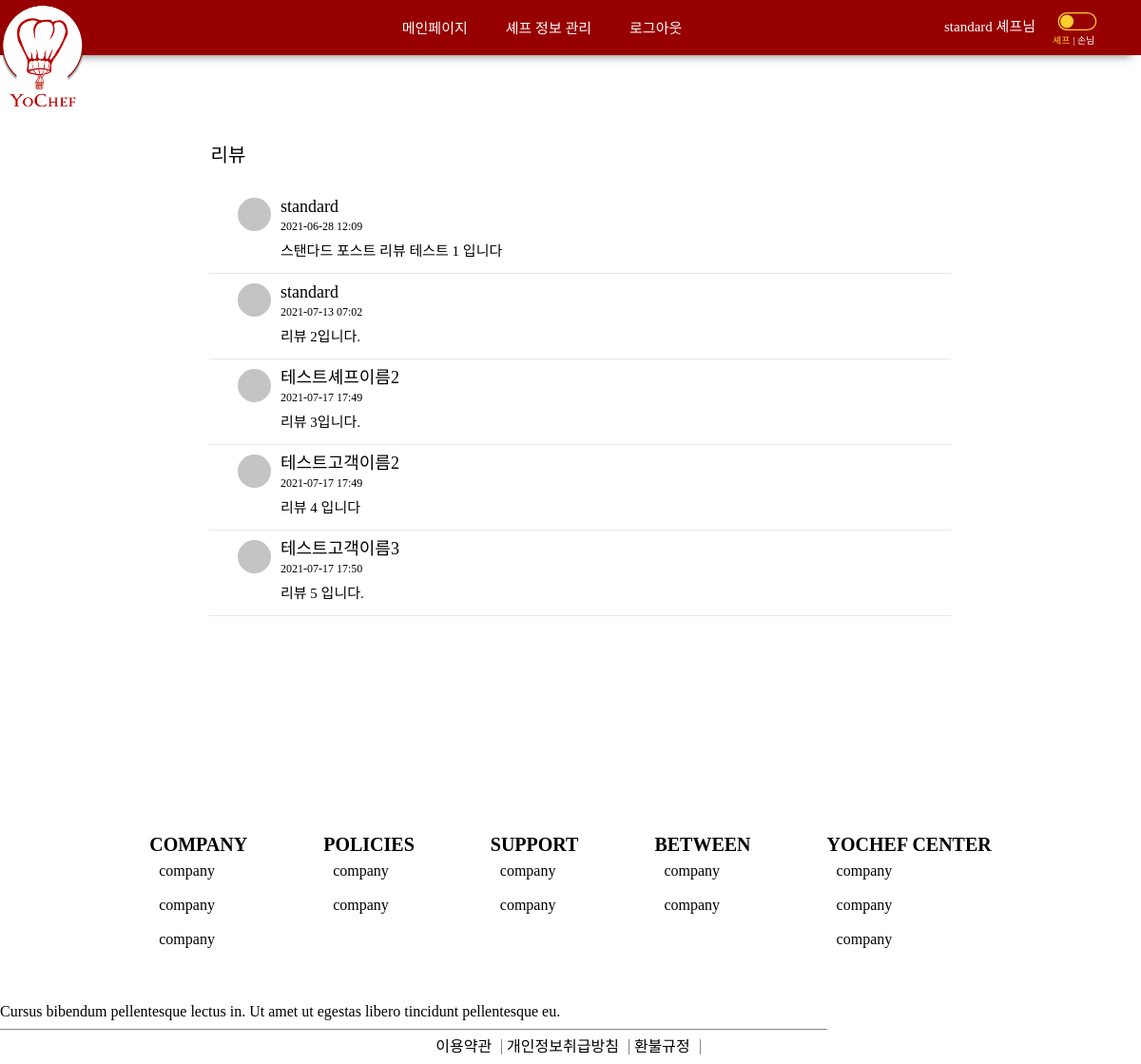
Page /reviewDetail/1 (signed in) on the earlier database version.
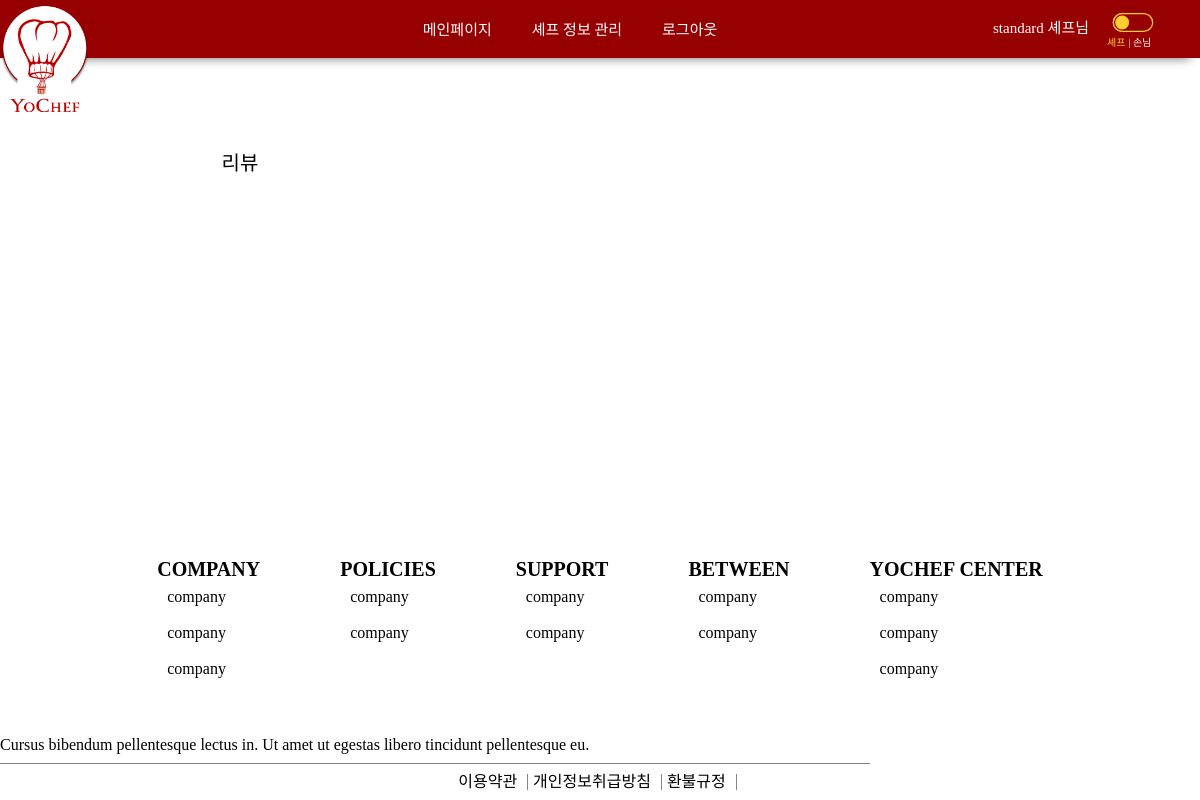
Same page on the later database version.
### customer/models.py (models this page shows, shortened)
class Customer(models.Model):
	user = models.OneToOneField(User, on_delete=models.CASCADE)
	name = models.CharField(max_length=50)
	email = models.EmailField(null=True)
	phoneNum = models.CharField(max_length=11)
	point = models.IntegerField(default=0)
	isChef = models.BooleanField(default=False)
	registerDate = models.DateTimeField(auto_now_add=True)
	currentVer = models.IntegerField(default=0) # 0 -> cus, 1 -> chef

class Review(models.Model):
	post = models.ForeignKey('chef.Post', on_delete=models.CASCADE)
	customer = models.ForeignKey(Customer, null=True, on_delete=models.SET_NULL)
	book = models.ForeignKey(Book, on_delete=models.CASCADE)
	pubdate = DateTimeField(auto_now=True)
	description = models.TextField(max_length=5000)

### public/views.py (the view)
# urls.py: path('reviewDetail/<int:post_id>', reviewDetail, name="reviewDetail"),
def reviewDetail(request, post_id):
    reviews = Review.objects.filter(post_id=post_id)
    return render(request, 'reviewDetail.html', {'reviews': reviews})

### public/templates/reviewDetail.html
{% extends 'base.html' %}
{% load static %}
{% block style %}
    <link rel="stylesheet" href="{% static 'css/detail.css' %}">
{% endblock %}
{% block content %}
    <main>
        <div class="mainContainer__review reviewDetail">
            <span>리뷰</span>
            <div class="mainBox__review reviewDetail">
                {% for review in reviews %}
                <div class="mainBox__review__detail" id="review{{review.id}}">
                    <img src="{{review.customer.profileImg}}" onerror="this.src=`{% static 'img/default.png' %}`">
                    <div class="userInfo__text">
                        <span>{{review.customer.name}}</span>
                        <span>{{review.pubdate|date:'Y-m-d H:i'}}</span>
                        <span>{{review.description}}</span>
                    </div>
                </div>
                {% endfor %}
            </div>
        </div>
    </main>
{% endblock %}

### yochef/templates/base.html (shortened to what this page needs)
<!DOCTYPE html>
<html lang="en">
{% load static %}
<head>
    {% load static %}
    <link rel="stylesheet" href="{% static 'css/base.css' %}" type="text/css">
    {% block style %}
    {% endblock %}
</head>
<body>
  <nav class="nav-container">
    <div class="nav__left-container">
      <a href="{% url 'main' %}"><img class="logo" src="{% static 'image/navlogo.png' %}" alt=""></a>
    </div>
    {% if user.is_authenticated %}
      {% if user.customer.isChef %}
        {% if user.customer.currentVer == 1 %}
        <ul class="nav__item-container nav--middle">
          <li class="nav__item"><a href="{% url 'main' %}">메인페이지</a></li>
          <li class="nav__item"><a href="{% url 'editChefProfile' %}">셰프 정보 관리</a></li>
          <li class="nav__item"><a href="{% url 'logout' %}">로그아웃</a></li>
        </ul>
        <div class="nav__item-wrapper nav--right">
          <li class="nav__item"><a href="{% url 'mypage' %}">{{user.customer.name}} 셰프님</a></li>
          <div class="button-wrapper">
            <a href="{% url 'changePageVer' %}"><img /></a>
            <div class="chef-button-describe">셰프</div>
          </div>
          </div>
        {% endif %}
      {% endif %}
    {% endif %}
  </nav>
  <div style="margin-bottom: 100px;" class="contents">
    {% block content %}
    {% endblock %}
  </div>
  <footer id="footer">
    <div class="footer-link-container">
      <ul class="footer-container">
        <li><span class="footer-top">COMPANY</span></li>
        <li class="footer-item">company</li>
        <li class="footer-item">company</li>
        <li class="footer-item">company</li>
      </ul>
      <ul class="footer-container">
        <li><span class="footer-top">POLICIES</span></li>
        <li class="footer-item">company</li>
        <li class="footer-item">company</li>
      </ul>
      <ul class="footer-container">
        <li><span class="footer-top">SUPPORT</span></li>
        <li class="footer-item">company</li>
        <li class="footer-item">company</li>
      </ul>
      <ul class="footer-container">
        <li><span class="footer-top">BETWEEN</span></li>
        <li class="footer-item">company</li>
        <li class="footer-item">company</li>
      </ul>
      <ul class="footer-container">
        <li><span class="footer-top">YOCHEF CENTER</span></li>
        <li class="footer-item">company</li>
        <li class="footer-item">company</li>
        <li class="footer-item">company</li>
      </ul>
    </div>
    <div id="footer-bottom">
      <div class="footer-copyright-part">
        Cursus bibendum pellentesque lectus in. Ut amet ut egestas libero tincidunt pellentesque eu.
      </div>
      <div class="footer-bottom-container">
        <ul class="footer-bottom-link-item-container">
          <li class="footer-bottom-link-item"><a href="">이용약관</a></li>
          <li class="footer-bottom-link-item"><a href="">개인정보취급방침</a></li>
          <li class="footer-bottom-link-item"><a href="">환불규정</a></li>
        </ul>
      </div>
    </div>
  </footer>
</body>
</html>

### yochef/static/css/base.css (style rules this page uses)
html, body, div, span, applet, object, iframe, h1, h2, h3, h4, h5, h6, p, blockquote, pre, a, abbr, acronym, address, big, cite, code, del, dfn, em, img, ins, kbd, q, s, samp, small, strike, strong, sub, sup, tt, var, b, u, i, center, dl, dt, dd, ol, ul, li, fieldset, form, label, legend, table, caption, tbody, tfoot, thead, tr, th, td, article, aside, canvas, details, embed, figure, figcaption, footer, header, hgroup, menu, nav, output, ruby, section, summary, time, mark, audio, video { margin: 0; padding: 0; border: 0; font-size: 100%; font: inherit; vertical-align: baseline; }
article, aside, details, figcaption, figure, footer, header, hgroup, menu, nav, section { display: block; }
body { line-height: 1; }
ol, ul { list-style: none; }
main { margin: 90px 300px; }
@media screen and (min-width: 1100px) and (max-width: 1440px) { main { margin: 90px 200px; } }
img { border: 0; }
:root { --main-color: #BD0000; }
* { font-family: 'Arita-dotum-Medium'; }
html { height: 100%; }
body { margin: 0; padding: 0; height: 100%; display: flex; flex-direction: column; }
ul { list-style: none; }
a { text-decoration-line: none; color: black; }
.nav-container { width: 100%; height: 57.55px; background-color: #970000; box-shadow: 0 10px 10px -10px rgb(105, 105, 105); display: flex; flex-direction: row; justify-content: space-between; flex-wrap: nowrap; }
.nav__item-container { width: 60%; display: flex; flex-direction: row; justify-content: center; }
.nav__item { display: inline-block; font-size: 15px; font: white; padding: 23px 20px 20PX; text-align: center; font-family: 'Arita-dotum-medium'; }
.nav__item a { display: inline; color: white; text-decoration-line: none; position: inherit; }
.nav__left-container { display: inline-flex; flex-direction: row-reverse; width: 13%; justify-content: start; }
.logo { width: 90px; height: 110px; padding: 5px 0px; }
.nav--right { padding-right: 0px; display: inline-block; width: 18%; display: flex; flex-direction: row; justify-content: start; align-items: center; }
.nav--right>li { padding: 9px; }
.button-wrapper { display: flex; flex-direction: column; }
.nav--right img { width: 70px; height: 45px; }
.chef-button-describe { font-size: 10px; position: relative; top: -10px; padding-left: 9px; display: inline-block; color: #FFCE31; font-family: 'Arita-dotum'; }
.chef-button-describe::after { content: "| 손님"; color: white; font-size: 10px; padding: 3px; }
#footer { flex-shrink: 0; margin-top: auto; display: flex; flex-direction: column; }
.footer-link-container { display: flex; flex-direction: row; justify-content: center; align-items: flex-start; }
.footer-container { display: flex; flex-direction: column; justify-content: space-around; padding: 40px; }
.footer-top { font-size: 20px; font-weight: 700; }
.footer-item { padding: 10px; display: inline; }
#footer-bottom { display: flex; flex-direction: column; }
.footer-copyright-part { display: inline-box; width: 860px; margin-top: 20; font-weight: 200; padding: 10px 10px 10px 0px; border-bottom: #868686 solid 0.5px; }
.footer-bottom-container { display: flex; flex-direction: row; justify-content: center; }
.footer-bottom-link-item-container { display: flex; flex-direction: row; justify-content: flex-start; margin: 0px; padding: 0px; }
.footer-bottom-link-item { display: inline; padding: 0px 10px 0px 0px; margin: 10px 5px 10px 0px; border-right: #868686 solid 0.5px; }
.footer-bottom-link-item a { text-decoration: none; color: black; font-size: 16px; }

### public/static/css/detail.css (style rules this page uses)
.mainContainer__chefInfo > span, .mainContainer__courseInfo > span, .mainContainer__review > span { font-size: 20px; display: inline-block; width: 80px; line-height: 30px; border-bottom: 1px solid #e6e6e6; text-align: center; }
.mainContainer__review.reviewDetail > span { border : none; font-family: 'Arita-dotum-Bold'; }

Differences in the rows shown:
removed Review: customer.name "standard", pubdate "2021-06-28 12:09", description "스탠다드 포스트 리뷰 테스트 1 입니다"
removed Review: customer.name "standard", pubdate "2021-07-13 07:02", description "리뷰 2입니다."
removed Review: customer.name "테스트셰프이름2", pubdate "2021-07-17 17:49", description "리뷰 3입니다."
removed Review: customer.name "테스트고객이름2", pubdate "2021-07-17 17:49", description "리뷰 4 입니다"
removed Review: customer.name "테스트고객이름3", pubdate "2021-07-17 17:50", description "리뷰 5 입니다."
